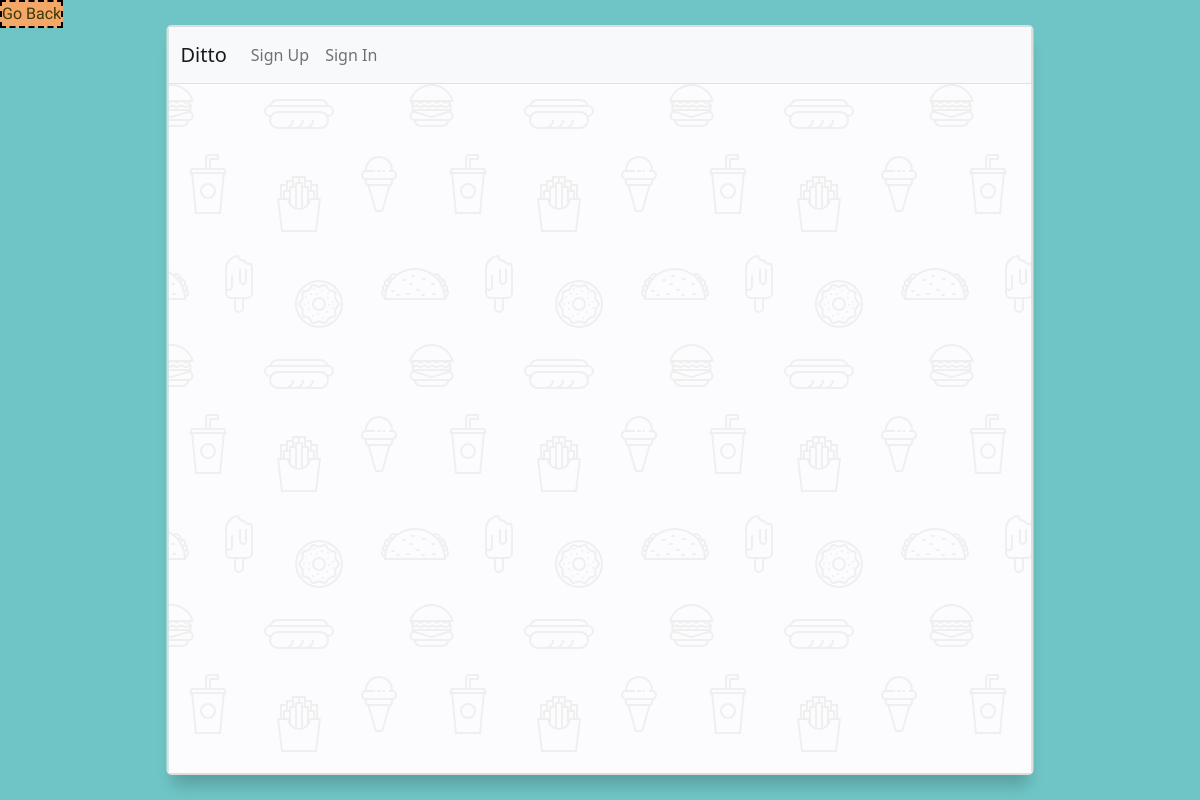
/content/16/, run on an earlier commit of the app's database.
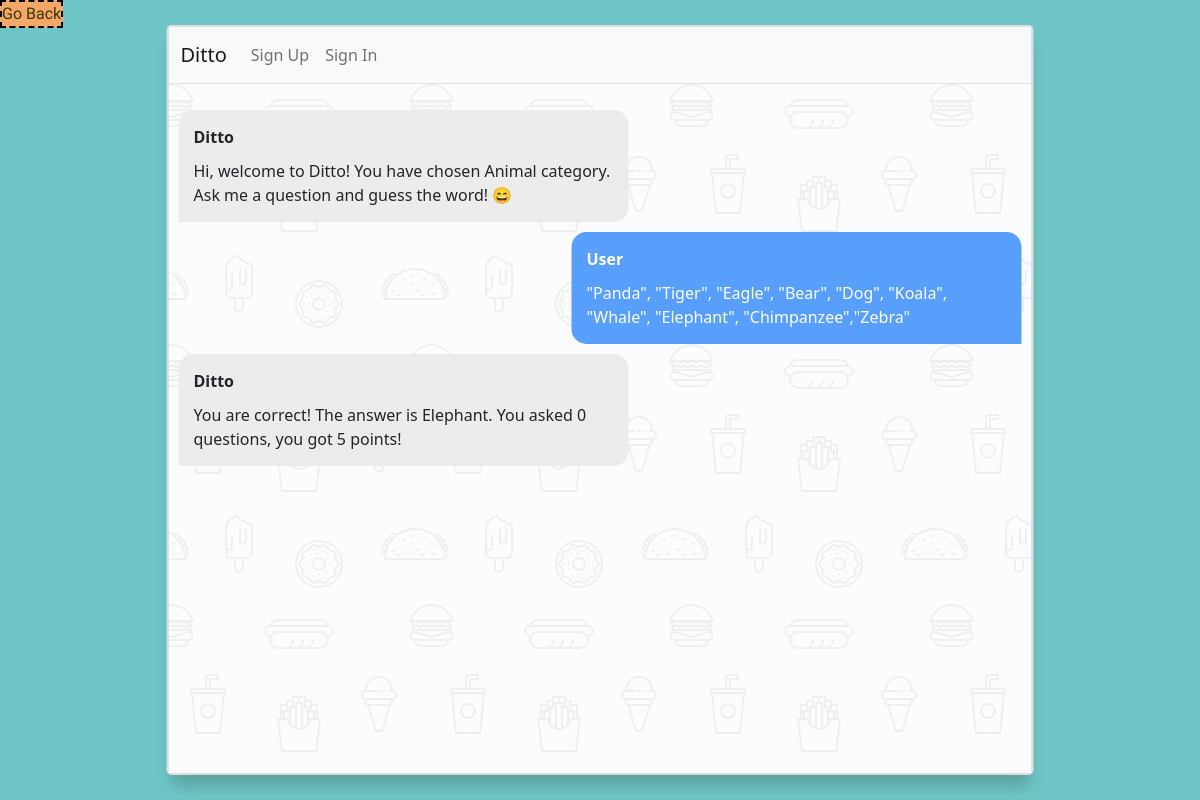
And on a later commit of the database.
### chat/models.py (models this page shows)
class chatting(db.Model):
    id = db.Column(db.Integer, primary_key=True)
    content = db.Column(db.Text(), nullable=False)
    create_date = db.Column(db.DateTime(), nullable=False)
    user_id = db.Column(db.Integer, db.ForeignKey('user.id', ondelete='CASCADE'), nullable=False)
    user = db.relationship('User', backref=db.backref('chatting_histroy'))

### chat/views/main_views.py (the view)
@bp.route('/content/<int:chatting_id>/')
def content(chatting_id):
    info = chatting.query.get(chatting_id)
    return render_template('chatting/chatting_log.html', info=info, clean_chat = clean_chat)

### chat/views/auth_views.py (called while the page is built)
@bp.before_app_request
def load_logged_in_user():
    user_id = session.get('user_id')
    if user_id is None:
        g.user = None
    else:
        g.user = User.query.get(user_id)

### chat/templates/chatting/chatting_log.html (shortened to what this page needs)
<!DOCTYPE html>
<html>
<head>
    <link rel="stylesheet" href="{{ url_for('static', filename='chat.css') }}" type="text/css">
    <link rel="stylesheet" href="{{ url_for('static', filename='bootstrap.min.css') }}">
</head>
<div class="out1">
  <section class="msger">
        {% include "navbar.html" %}
      <main class="msger-chat">
          <p>{{clean_chat(info.content) | safe}}</p>
      </main>
  </section>
  <button id = "dis_Button" onclick="window.location.href = '/';">Go Back</button>
</div>
</html>

What changed in the data, as far as the page shows it:
added chatting: content "Ditto Hi, welcome to Ditto! You have chosen Animal category. Ask me a question and guess the word! 😄 User \"Panda\", \"Tiger\", \"Eagle\", \"Bear\", \"Dog\", \"Koala\", \"Whale\", \"Elephant\", \"Chimpanzee\",\"Zebra\" Ditto You are correct! The answer is Elephant. You asked 0 questions, you got 5 points!"
